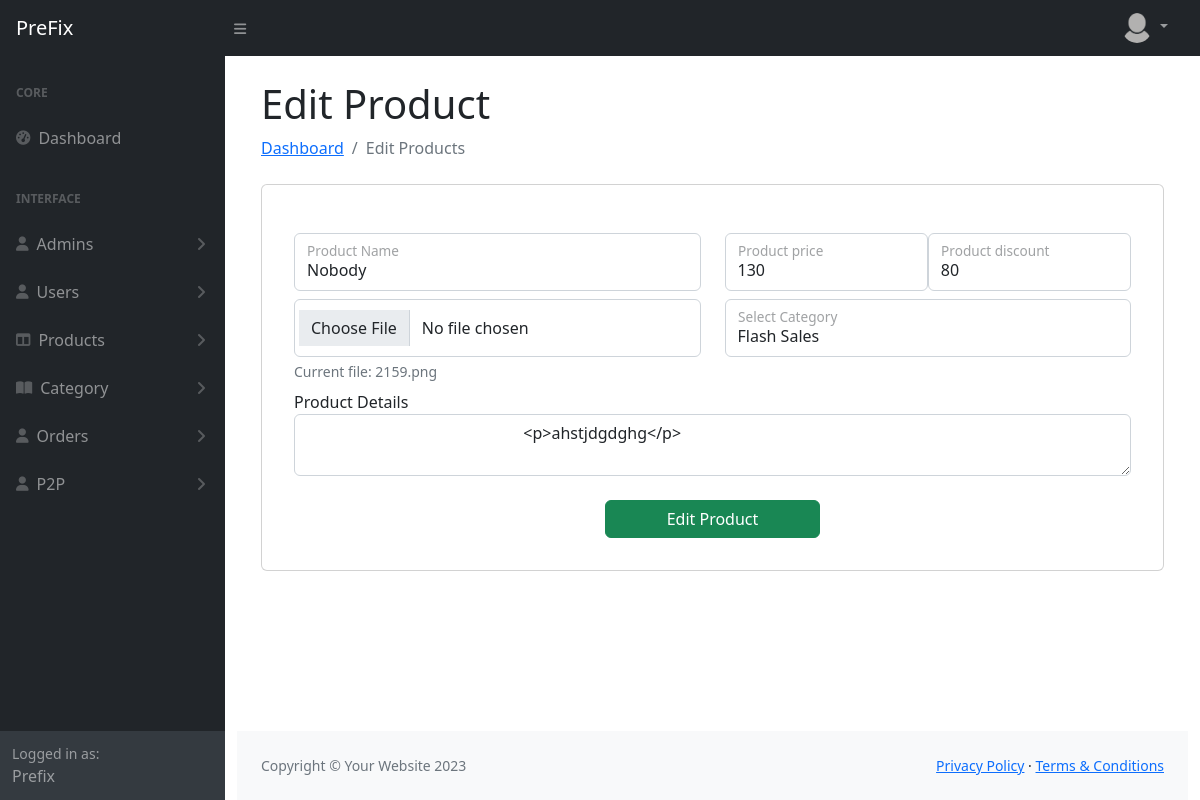
The page /Admin/edit_product.php?edit=8 (signed in) on the database its author committed.
### tables this page shows
CREATE TABLE IF NOT EXISTS `products` (
  `id` int NOT NULL AUTO_INCREMENT,
  `product_name` varchar(255) NOT NULL,
  `product_price` varchar(255) NOT NULL,
  `product_discount` varchar(255) NOT NULL,
  `product_details` text NOT NULL,
  `product_image` varchar(255) NOT NULL,
  `product_category` int NOT NULL,
  `created_on` datetime NOT NULL DEFAULT CURRENT_TIMESTAMP,
  `updated_on` datetime NOT NULL DEFAULT CURRENT_TIMESTAMP,
  PRIMARY KEY (`id`)
);

### Admin/edit_product.php (the view, shortened to what this page needs)
<?php
include 'includes/script.php';
if (isset($_GET['edit']) && is_numeric($_GET['edit']) && !empty($_GET['edit'])) {
    $product_id = (int)$_GET['edit'];
    $stmt = "SELECT * FROM products WHERE id = $product_id";
    $result = mysqli_query($connect, $stmt);
    if (mysqli_num_rows($result) > 0) {
        $product = mysqli_fetch_assoc($result);
    } else {
        header("Location: manage_product.php");
    }
}
?>
<!DOCTYPE html>
<html lang="en">
<head>
    <link rel="stylesheet" href="bootstrap/css/bootstrap.min.css">
    <link rel="stylesheet" href="Fonts/css/all.min.css">
    <link rel="stylesheet" href="style.css">
    <link href='https://cdn.jsdelivr.net/npm/froala-editor@latest/css/froala_editor.pkgd.min.css' rel='stylesheet' type='text/css' />
</head>
<body class="sb-nav-fixed">
    <div class="container-fluid">
            <?php include 'includes/navbar.php'; ?>
            <?php include 'includes/sidebar.php'; ?>
            <div id="layoutSidenav">
            <div id="layoutSidenav_content">
                <main>
                    <div class="container-fluid px-4">
                        <h1 class="mt-4">Edit Product</h1>
                        <ol class="breadcrumb mb-4">
                            <li class="breadcrumb-item"><a href="index.php">Dashboard</a></li>
                            <li class="breadcrumb-item active">Edit Products</li>
                        </ol>
                        <div class="card mb-4">
                            <div class="card-body mt-2">
                                <div class="card-body">
                                    <form method="post" enctype="multipart/form-data">
                                        <div class="row">
                                            <div class="col-6 mt-2">
                                                <div class="form-floating">
                                                    <input class="form-control" id="productName" type="text" value="<?=$product['product_name']; ?>" name="product_name" placeholder="Product Name" />
                                                    <label for="productName">Product Name</label>
                                                </div>
                                            </div>
                                            <div class="col-6 mt-2 d-flex justify-content-between">
                                                <div class="form-floating">
                                                    <input class="form-control" id="productPrice" type="text" name="product_price" placeholder="Post Price" value="<?=$product['product_price']; ?>" />
                                                    <label for="price">Product price</label>
                                                </div>
                                                <div class="form-floating">
                                                    <input class="form-control" id="productDiscount" type="text" name="product_discount" placeholder="Post Discount" value="<?=$product['product_discount']; ?>" />
                                                    <label for="Discount">Product discount</label>
                                                </div>
                                            </div>
                                           <div class="col-6 mt-2">
                                                <div class="form-input">
                                                    <input class="form-control p-3" id="productImage" type="file" name="product_image" />
                                                    <?php if (!empty($product['product_image'])): ?>
                                                    <small class="text-muted d-block mt-1">
                                                        Current file: <?= htmlspecialchars(basename($product['product_image'])) ?>
                                                    </small>
                                                    <?php endif; ?>
                                                </div>
                                            </div>
                                            <div class="col-6 mt-2">
                                                <div class="form-floating">
                                                    <select name="category" id="category" class="form-control">
                                                        <?php
                                                            $stmt = "SELECT * FROM categories";
                                                            $result = mysqli_query($connect, $stmt);
                                                            while ($row = mysqli_fetch_assoc($result)) {
                                                                $selected = ($row['id'] == $product['product_category']) ? 'selected' : '';
                                                        ?>
                                                        <option value="<?=$row['id'];?>" <?=$selected;?> ><?=$row['category_name'];?></option>
                                                        <?php } ?>
                                                    </select>
                                                    <label for="inputEmail">Select Category</label>
                                                </div>
                                            </div>
                                            <div class="col-12 mt-2">
                                                <div class="form-input">
                                                    <label for="productDetails">Product Details</label>
                                                    <textarea id="productDetails" name="product_details" class="form-control" cols="50">
                                                    <?=$product['product_details']; ?>
                                                    </textarea>
                                                </div>
                                            </div>
                                            <button type="submit" name="edit_product" class="btn btn-success col-3 mt-4 mx-auto">Edit Product</button>
                                        </div>
                                    </form>
                                </div>
                            </div>
                        </div>
                    </div>
                </main>
                <?php include 'includes/footer.php'; ?>
            </div>
        </div>
    </div>
</body>
</html>

### rows shown on the page
products: product_name "Nobody", product_price "130", product_discount "80", product_image "2159.png", product_details "<p>ahstjdgdghg</p>"

### other values the page prints
form field category "Flash Sales"
